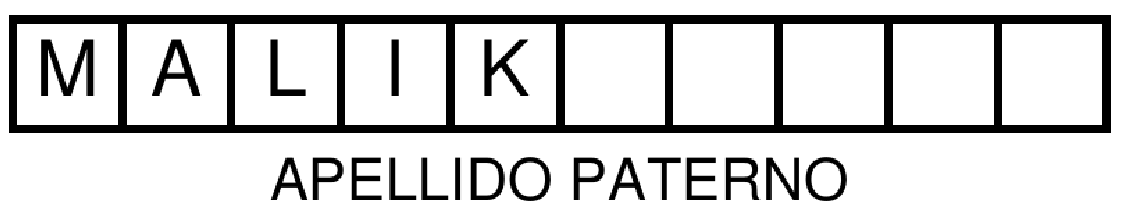
#> input picture misc/img/last-name.png, 1125 x 216 px, found by its file name
$ jupyter execute --allow-errors line-extraction.ipynb   (shell and % lines are left out)
#> lines starting #> are read from the running program, lines starting #| are printed output that depends on the picture; after the words box and inside, x2 and y2 are one past the last pixel; in counts of white or black regions, pixels touching at a corner belong together
# Line extraction

The idea is to try to eliminate the straight, box lines from an image

[cell 1]
from matplotlib import pyplot as plt
from PIL import Image
import pytesseract
import numpy as np
import cv2

[cell 2]
img_fp = "../img/last-name.png"
img = cv2.imread(img_fp)
#> img is the input picture: shape (216, 1125, 3); min 0, max 255, mean 212.8
plt.imshow(img)

[cell 3]
height, width, channels = img.shape
#> height = 216; width = 1125; channels = 3

[cell 4]
inv = cv2.bitwise_not(img)
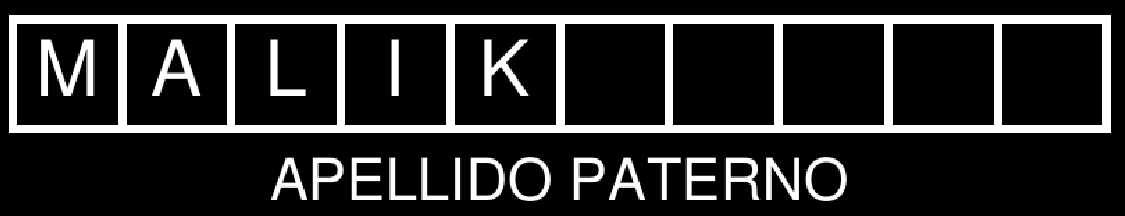
#> inv: shape (216, 1125, 3); min 0, max 255, mean 42.2
horizontal_img = inv.copy()
vertical_img = inv.copy()

kernel = cv2.getStructuringElement(cv2.MORPH_RECT, (int(width*.25), 1))
horizontal_img = cv2.erode(horizontal_img, kernel, iterations=1)
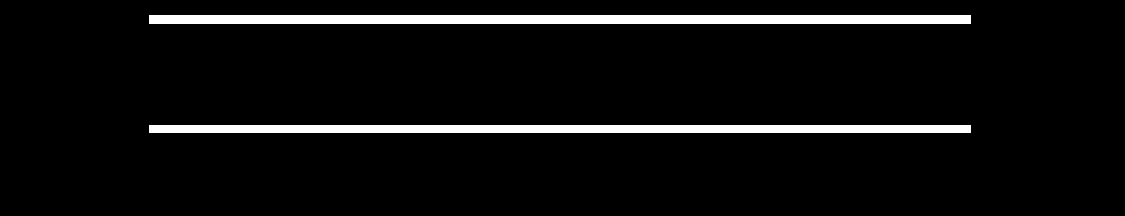
#> horizontal_img: shape (216, 1125, 3); 5.8% white; 2 white regions, box (x1, y1, x2, y2) and area: (149, 15, 971, 24) 7398, (149, 125, 971, 133) 6576
horizontal_img = cv2.dilate(horizontal_img, kernel, iterations=1)
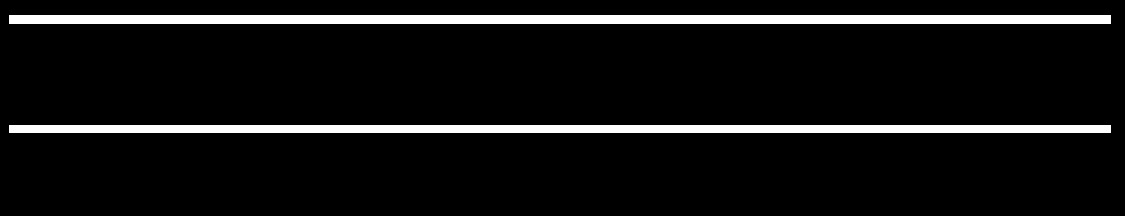
#> horizontal_img: shape (216, 1125, 3); 7.7% white; 2 white regions, box (x1, y1, x2, y2) and area: (9, 15, 1111, 24) 9918, (9, 125, 1111, 133) 8816

kernel = cv2.getStructuringElement(cv2.MORPH_RECT, (1, 110))
vertical_img = cv2.erode(vertical_img, kernel, iterations=1)
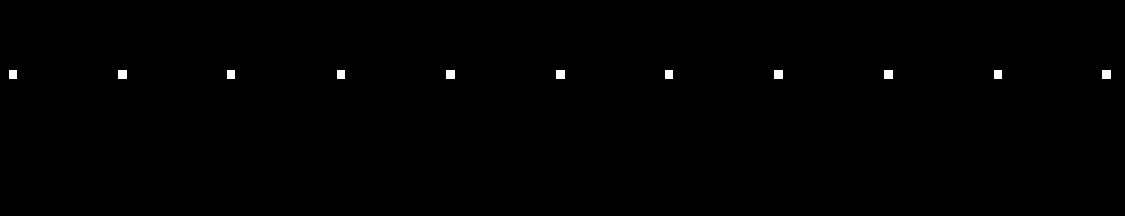
#> vertical_img: shape (216, 1125, 3); 0.35% white; 11 white regions, largest, box (x1, y1, x2, y2) and area: (118, 70, 127, 79) 81, (446, 70, 455, 79) 81, (556, 70, 565, 79) 81
vertical_img = cv2.dilate(vertical_img, kernel, iterations=1)
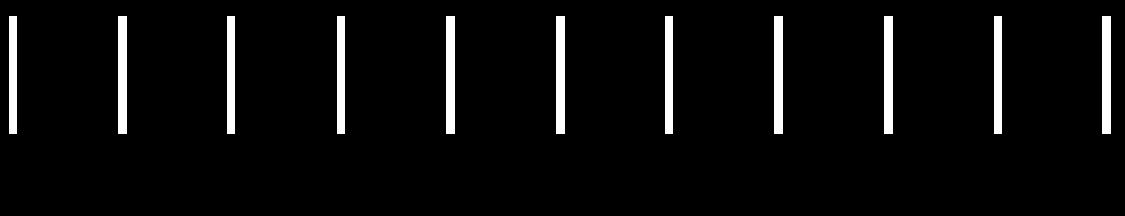
#> vertical_img: shape (216, 1125, 3); 4.6% white; 11 white regions, largest, box (x1, y1, x2, y2) and area: (118, 16, 127, 134) 1062, (446, 16, 455, 134) 1062, (556, 16, 565, 134) 1062

mask_img = horizontal_img + vertical_img
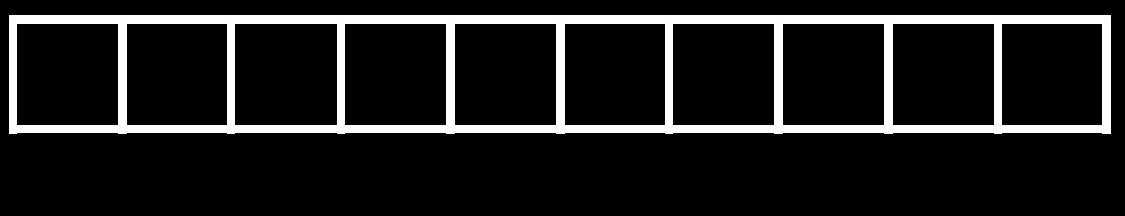
#> mask_img: shape (216, 1125, 3); min 0, max 255, mean 29.7
no_border = np.bitwise_or(img, mask_img)
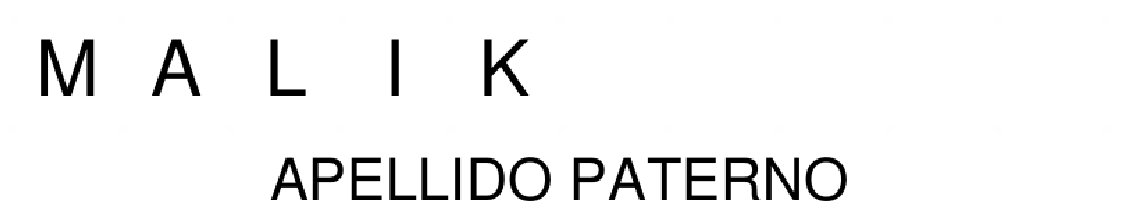
#> no_border: shape (216, 1125, 3); min 0, max 255, mean 242.4

cv2.imwrite("../output/no_border.png", no_border)
plt.imshow(no_border)

[cell 5]
gray = cv2.cvtColor(no_border, cv2.COLOR_BGR2GRAY)

# check to see if we should apply thresholding to preprocess the
# image
gray = cv2.threshold(gray, 0, 255, cv2.THRESH_BINARY | cv2.THRESH_OTSU)[1]
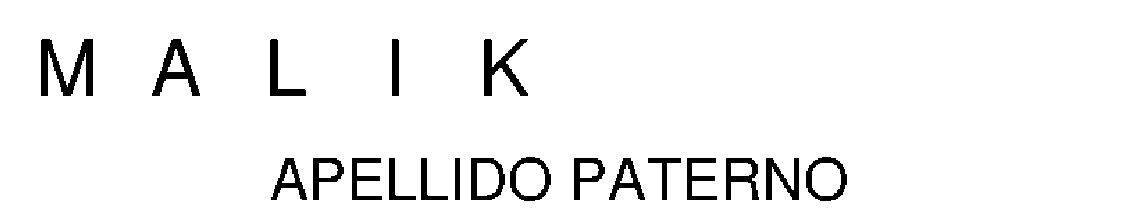
#> gray: shape (216, 1125); 95% white; 20 black regions, largest, box (x1, y1, x2, y2) and area: (41, 39, 93, 96) 1459, (484, 39, 528, 96) 990, (152, 39, 200, 96) 974

plt.imshow(gray)
